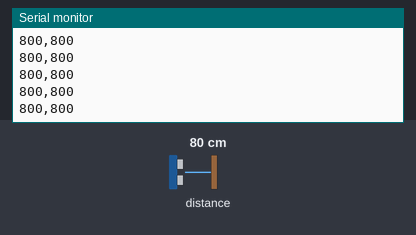
The sketch below on a simulated Arduino Uno, built for the host (arithmetic inside an expression is 32-bit, double 64-bit). Shown: the last lines printed to the serial monitor. The inputs (shaded band) are chosen by the test bench; at power-on: distance to the obstacle 80 cm.

Above: at 1.2 s.
1.3 s: distance to the obstacle set to 2 cm
At 1.8 s:
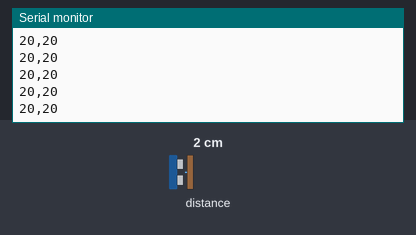
2.8 s: distance to the obstacle set to 4 cm
At 3.8 s:
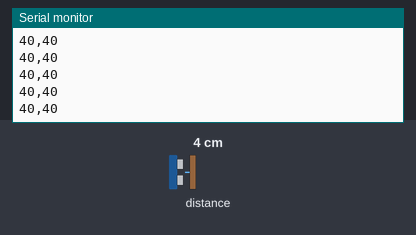
Timing chart, 0 to 5.8 s (numbered marks = the images above; inputs shaded):
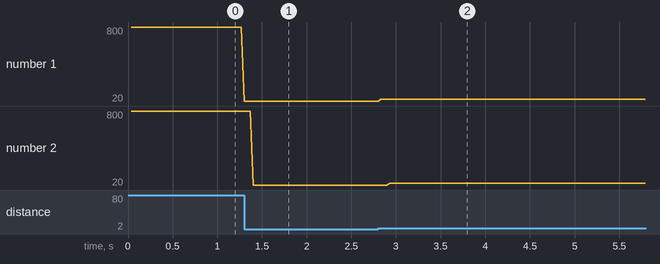

Measured:
- after the input at 1.3 s, the serial monitor: prints a new line at once (image 1)
- after the input at 2.8 s, the serial monitor: prints a new line at once (image 2)
- plotted number 1: 800 → 20 after the input at 1.3 s, 20 → 40 after the input at 2.8 s
- plotted number 2: 800 → 20 after the input at 1.3 s, 20 → 40 after the input at 2.8 s

The sketch:

VL53L1X_simpletest.ino
```cpp
#include "Adafruit_VL53L1X.h"
#include "MedianFilterLib2.h"

#define IRQ_PIN 2
#define XSHUT_PIN 3

Adafruit_VL53L1X vl53 = Adafruit_VL53L1X(XSHUT_PIN, IRQ_PIN);
MedianFilter2<int16_t> medianFilter2(7);

void setup() {
  Serial.begin(115200);
  while (!Serial) delay(10);

  Serial.println(F("Adafruit VL53L1X sensor demo"));

  Wire.begin();
  if (! vl53.begin(0x29, &Wire)) {
    Serial.print(F("Error on init of VL sensor: "));
    Serial.println(vl53.vl_status);
    while (1)       delay(10);
  }
  Serial.println(F("VL53L1X sensor OK!"));

  Serial.print(F("Sensor ID: 0x"));
  Serial.println(vl53.sensorID(), HEX);

  if (! vl53.startRanging()) {
    Serial.print(F("Couldn't start ranging: "));
    Serial.println(vl53.vl_status);
    while (1)       delay(10);
  }
  Serial.println(F("Ranging started"));

  // Valid timing budgets: 15, 20, 33, 50, 100, 200 and 500ms!
  vl53.setTimingBudget(20);
  Serial.print(F("Timing budget (ms): "));
  Serial.println(vl53.getTimingBudget());

  /*
  vl.VL53L1X_SetDistanceThreshold(100, 300, 3, 1);
  vl.VL53L1X_SetInterruptPolarity(0);
  */
}

void loop() {
  int16_t distance;
  float timeMean = 0;
  if (vl53.dataReady()) {
    // new measurement for the taking!
    distance = vl53.distance();
    if (distance == -1) {
      // something went wrong!
      Serial.print(F("Couldn't get distance: "));
      Serial.println(vl53.vl_status);
      return;
    }
    /*Serial.print(F("Distance: "));
    Serial.print(distance);
    Serial.println(" mm");*/

    //Serial.println(distance);

    unsigned long timeCount = micros();
    int median = medianFilter2.AddValue(distance);
    timeCount = micros() - timeCount;
    timeMean += timeCount;

    Serial.print(distance);
    Serial.print(",");
    Serial.println(median);

    // data is read out, time for another reading!
    vl53.clearInterrupt();
  }
}
```
